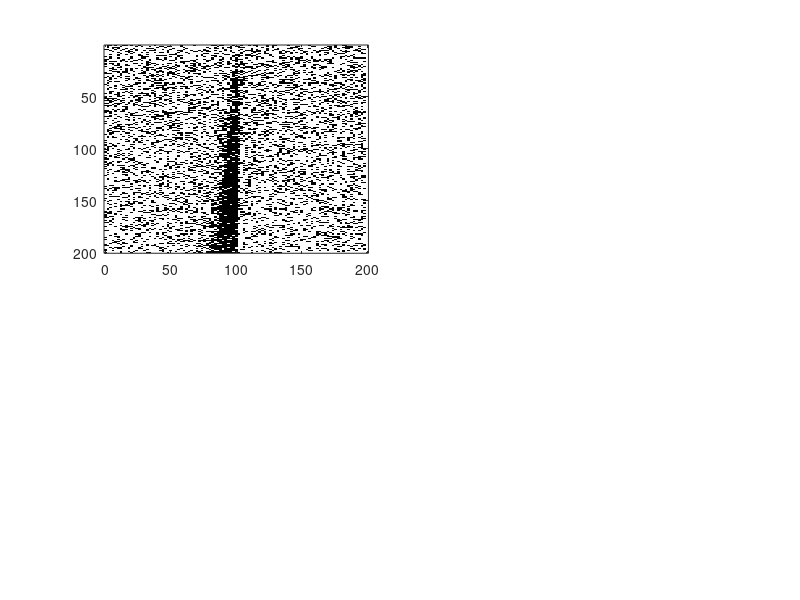

MATLAB code to generate this figure: (Note: this script raises an error after producing the figure.)
%% Simulate_POMDP_Striatum_v2.m
% Forward simulation of a belief-state RL agent in a spatial corridor.
% Features: Average reward continuous TD learning, velocity-coupled 
% action costs, and emergent Kalman map stabilization.
clear; clc; close all;

%% 1. Task & Kinematic Parameters
corridor_end   = 200; 
visual_landmark = 80;
reward_start   = 100;
reward_end     = 135;
dx             = 2; 
x_space        = 0:dx:corridor_end;
N_bins         = length(x_space);
N_trials       = 200;

% Kinematics
v_run          = 30;   % cm/s (Running velocity)
v_lick         = 10;   % cm/s (Velocity when licking/engaged)

%% 2. Agent Parameters
% --- Kalman Filter (Emergent Map Stabilization) ---
Q_noise        = 0.5;  % Process noise variance per cm traveled
R_slope        = 0.2;  % Spatial scaling of visual observation noise
R_min          = 2.0;  % Minimum observation variance at the landmark
ITI_inflation  = 5.0;  % Variance injected between trials (forgetting)

% --- RL Parameters (Average Reward TD) ---
eta_w          = 0.05; % Learning rate for spatial value weights
eta_rho        = 0.01; % Learning rate for average reward
gamma          = 1.0;  % Undiscounted formulation (handled by rho)
beta           = 4;    % Softmax inverse temperature
initial_rho    = 0.01; % Initial estimate of global reward rate

%% 3. Initialize Variables
w_val               = zeros(1, N_bins); % State-value weights
rho                 = initial_rho;      % Global average reward rate
Latents.Uncertainty = zeros(N_trials, N_bins);
Latents.Value       = zeros(N_trials, N_bins);
Latents.RPE         = zeros(N_trials, N_bins);
Behavior.Licks      = zeros(N_trials, N_bins);
Behavior.Velocity   = zeros(N_trials, N_bins);

% Initial spatial uncertainty
Sigma_t = 50; 

%% 4. Simulation Loop
for trial = 1:N_trials
    
    % Inter-trial interval increases uncertainty slightly, but overall 
    % variance will decay over trials mechanistically via the Kalman gain.
    Sigma_t = Sigma_t + ITI_inflation; 
    mu_t    = 0; 
    reward_collected = false;
    
    % Generate initial belief state
    b_t = exp(-0.5 * ((x_space - mu_t).^2) / max(Sigma_t, 1e-3));
    b_t = b_t / sum(b_t);
    
    for t = 1:N_bins-1
        true_x = x_space(t);
        
        % --- A. VALUE & POLICY ---
        % Current state value
        V_t = sum(w_val .* b_t);
        Latents.Value(trial, t) = V_t;
        
        % Action Selection (Lick probability scales with state value)
        P_lick = 1 / (1 + exp(-beta * (V_t - 0.2))); % 0.2 is baseline threshold
        did_lick = rand() < P_lick;
        Behavior.Licks(trial, t) = did_lick;
        
        % Kinematics determined by action
        if did_lick
            v_t = v_lick;
        else
            v_t = v_run;
        end
        Behavior.Velocity(trial, t) = v_t;
        dt = dx / v_t; % Time spent in current spatial bin
        
        % --- B. STATE TRANSITION (Kalman Filter) ---
        % 1. Prediction (Path integration)
        mu_pred = mu_t + dx; 
        Sigma_pred = Sigma_t + Q_noise * dx;
        
        % 2. Observation (Visual cue)
        dist_to_landmark = abs(true_x - visual_landmark);
        R_obs = R_slope * dist_to_landmark + R_min;
        
        % 3. Update
        K_t = Sigma_pred / (Sigma_pred + R_obs); % Kalman Gain
        mu_t = mu_pred + K_t * (true_x - mu_pred); % Assuming veridical obs of x
        Sigma_t = (1 - K_t) * Sigma_pred;
        
        Latents.Uncertainty(trial, t) = sqrt(Sigma_t);
        
        % Next belief state
        b_next = exp(-0.5 * ((x_space - mu_t).^2) / max(Sigma_t, 1e-3));
        b_next = b_next / sum(b_next);
        
        % --- C. REWARD & TD LEARNING ---
        if did_lick && (true_x >= reward_start) && (true_x <= reward_end) && ~reward_collected
            r_t = 1; 
            reward_collected = true;
        else
            r_t = 0;
        end
        
        % Next state value
        if t == N_bins-1
            V_next = 0; % Terminal state
        else
            V_next = sum(w_val .* b_next);
        end
        
        % Continuous TD Error (Average Reward Formulation)
        delta_t = r_t - (rho * dt) + V_next - V_t;
        Latents.RPE(trial, t) = delta_t;
        
        % Updates
        w_val = w_val + eta_w * delta_t * b_t; % Weight update spread over belief
        rho = rho + eta_rho * (r_t - rho * dt); % Update global reward rate
        
        % Step forward
        b_t = b_next;
    end
end

%% 5. Visualization 
figure('Position', [100, 100, 1200, 800], 'Name', 'Mechanistic Model Latents');

% 1. Simulated Lick Behavior
subplot(2,2,1);
imagesc(x_space, 1:N_trials, Behavior.Licks);
colormap(gca, flipud(gray));
xline(visual_landmark, 'b--', 'LineWidth', 2);
xline([reward_start, reward_end], 'g-', 'LineWidth', 2);
title('Behavior: Licking Refinement');
xlabel('Corridor Position'); ylabel('Trial');

% 2. Evolution of the Spatial Value Function V(x)
subplot(2,2,2);
imagesc(x_space, 1:N_trials, Latents.Value);
colormap(gca, parula); colorbar;
xline(visual_landmark, 'b--', 'LineWidth', 2);
xline([reward_start, reward_end], 'g-', 'LineWidth', 2);
title('Latent: State Value V(x)');
xlabel('Corridor Position'); ylabel('Trial');

% 3. Positional Uncertainty Dynamics (Kalman Convergence)
subplot(2,2,3);
hold on;
plot(x_space, Latents.Uncertainty(1, :), 'Color', [0.8 0.2 0.2], 'LineWidth', 2, 'DisplayName', 'Trial 1');
plot(x_space, Latents.Uncertainty(50, :), 'Color', [0.5 0.5 0.5], 'LineWidth', 2, 'DisplayName', 'Trial 50');
plot(x_space, Latents.Uncertainty(200, :), 'Color', [0.2 0.2 0.8], 'LineWidth', 2, 'DisplayName', 'Trial 200');
xline(visual_landmark, 'b--', 'HandleVisibility', 'off');
legend('Location', 'northwest');
title('Latent: Emergent Spatial Uncertainty (\sigma)');
xlabel('Corridor Position'); ylabel('Spatial Uncertainty');
hold off;

% 4. TD Error Map (RPE)
subplot(2,2,4);
imagesc(x_space, 1:N_trials, Latents.RPE);
colormap(gca, custom_redblue()); % Using custom colormap function below
colorbar; clim([-0.2 0.2]);
xline(visual_landmark, 'b--', 'LineWidth', 2);
xline([reward_start, reward_end], 'g-', 'LineWidth', 2);
title('Latent: Continuous TD Error (\delta)');
xlabel('Corridor Position'); ylabel('Trial');

% Inline colormap helper function
function cmap = custom_redblue()
    c1 = [0 0 1]; c2 = [1 1 1]; c3 = [1 0 0];
    m = 64;
    cmap = [linspace(c1(1),c2(1),m)', linspace(c1(2),c2(2),m)', linspace(c1(3),c2(3),m)'];
    cmap = [cmap; [linspace(c2(1),c3(1),m)', linspace(c2(2),c3(2),m)', linspace(c2(3),c3(3),m)']];
end
